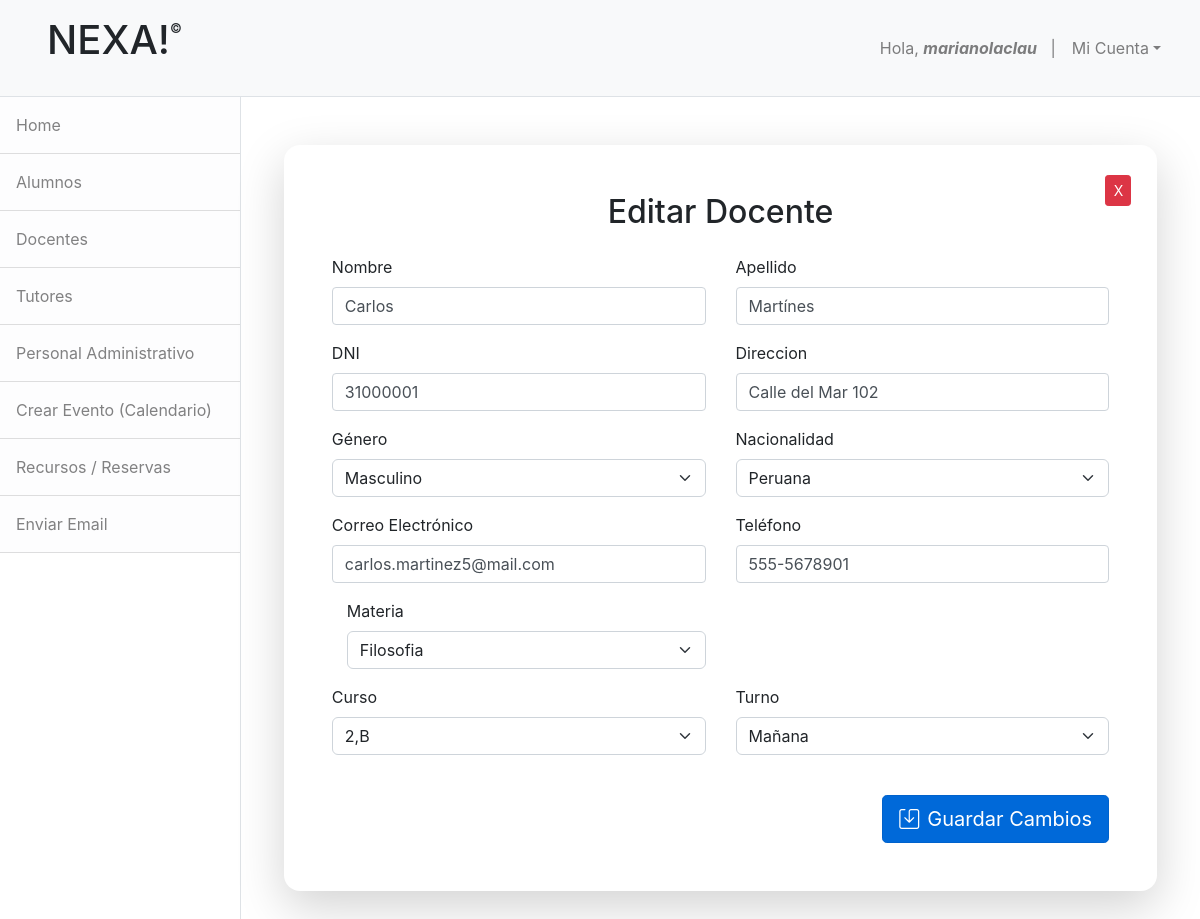
The page /editar_docente/87 (signed in) on the database its author committed.
### apps/administracion/models.py (models this page shows, shortened)
class Docente(models.Model):
    materia = models.ForeignKey('inscripciones.Materia',on_delete=models.CASCADE)
    nombre = models.CharField(max_length=50,null=False,blank=False)
    apellido = models.CharField(max_length=50,null=False,blank=False)
    email = models.EmailField()
    direccion = models.CharField(max_length=50,null=False,blank=False)
    genero = models.ForeignKey(Genero,on_delete=models.CASCADE)
    dni = models.CharField(max_length=20, unique=True)
    nacionalidad = models.ForeignKey(Nacionalidad,on_delete=models.CASCADE)
    telefono = models.CharField(max_length=80)
    turno = models.ForeignKey(Turno,on_delete=models.CASCADE)
    curso = models.ForeignKey('inscripciones.Curso',on_delete=models.CASCADE)

class Turno(models.Model):
    turno = models.CharField(max_length=50,null=False,blank=False)
    def __str__(self):
        return self.turno

### apps/inscripciones/views.py (the view, shortened to what this page needs)
# urls.py: path('editar_docente/<int:pk>',EditarDocente.as_view(),name='editar_docente'),
class EditarDocente(LoginRequiredMixin,UpdateView):
    model = Docente
    template_name = 'inscripcion/editar_docente.html'
    form_class = FormDocente
    success_url = reverse_lazy('lista_docente')

### apps/inscripciones/forms.py (shortened to what this page needs)
class FormDocente(ModelForm):
    class Meta:
        model = Docente
        fields = '__all__'
        widgets = {
                'fecha_nac': forms.DateInput(attrs={'type': 'date'}),
            }

### apps/administracion/models.py (called while the page is built)
    def __str__(self):
        return self.tipo

    def __str__(self):
        return self.pais

### apps/inscripciones/models.py (called while the page is built)
    def __str__(self):
        return f"{self.año},{self.division}"

    def __str__(self):
        return self.nombre

### apps/inscripciones/templates/inscripcion/editar_docente.html (shortened to what this page needs)
{% extends 'base.html' %}
{% load widget_tweaks %}
{% block nav %}
    {% include 'administracion/base_admin.html' %}
{% endblock %}
{% block content %}
  <div class="container mt-5">
    <div class="card p-5 shadow-lg">
        <a href="{% url 'lista_docente' %}" class="btn btn-sm btn-danger boton-cerrar">X</a>
        <h2 class="text-center mb-4">Editar Docente</h2>
        <form method="post" class="needs-validation" novalidate>
        <div class="row">
          <div class="col-md-6 mb-3">
            <label for="{{ form.nombre.id_for_label }}" class="form-label">Nombre</label>
            {% render_field form.nombre class="form-control" placeholder="Ingresa nombre" %}
          </div>
          <div class="col-md-6 mb-3">
            <label for="{{ form.apellido.id_for_label }}" class="form-label">Apellido</label>
            {% render_field form.apellido class="form-control" placeholder="Ingresa apellido" %}
          </div>
        </div>
        <div class="row">
          <div class="col-md-6 mb-3">
            <label for="{{ form.dni.id_for_label }}" class="form-label">DNI</label>
            {% render_field form.dni class="form-control" placeholder="Ingresa DNI" %}
          </div>
          <div class="col-md-6 mb-3">
            <label for="{{ form.direccion.id_for_label }}" class="form-label">Direccion</label>
            {% render_field form.direccion class="form-control" placeholder="Ingrese dirección" %}
          </div>
        </div>
        <div class="row">
          <div class="col-md-6 mb-3">
            <label for="{{ form.genero.id_for_label }}" class="form-label">Género</label>
            {% render_field form.genero class="form-select" %}
          </div>
          <div class="col-md-6 mb-3">
            <label for="{{ form.nacionalidad.id_for_label }}" class="form-label">Nacionalidad</label>
            {% render_field form.nacionalidad class="form-select" %}
          </div>
        </div>
        <div class="row">
          <div class="col-md-6 mb-3">
            <label for="{{ form.email.id_for_label }}" class="form-label">Correo Electrónico</label>
            {% render_field form.email class="form-control" placeholder="nombre@ejemplo.com" %}
          </div>
          <div class="col-md-6 mb-3">
            <label for="{{ form.telefono.id_for_label }}" class="form-label">Teléfono</label>
            {% render_field form.telefono class="form-control" placeholder="Ingresa número de teléfono" %}
          </div>
        </div>
        <div class="col-md-6 mb-3">
          <label for="{{ form.materia.id_for_label }}" class="form-label">Materia</label>
          {% render_field form.materia class="form-select" placeholder="Ingresa tu dirección" %}
        </div>
        <div class="row">
          <div class="col-md-6 mb-3">
            <label for="{{ form.curso.id_for_label }}" class="form-label">Curso</label>
            {% render_field form.curso class="form-select" %}
          </div>
          <div class="col-md-6 mb-3">
            <label for="{{ form.turno.id_for_label }}" class="form-label">Turno</label>
            {% render_field form.turno class="form-select" %}
          </div>
        </div>
        <div class="d-flex justify-content-end mt-4">
          <button type="submit" class="btn btn-primary btn-lg">
            <i class="bi bi-save me-2"></i>Guardar Cambios
          </button>
        </div>
      </form>
    </div>
  </div>
{% endblock %}

### apps/home/templates/base.html (shortened to what this page needs)
<!DOCTYPE html>
<html lang="en">
    <head>
        {% load static %}
        <link href="{% static 'home/css/bootstrap.css' %}" rel="stylesheet" />
        <link rel="stylesheet" href="https://cdn.jsdelivr.net/npm/bootstrap@5.2.3/dist/css/bootstrap.min.css">
        <link href="https://stackpath.bootstrapcdn.com/bootstrap/4.5.2/css/bootstrap.min.css" rel="stylesheet">
        <link href="{% static 'home/css/estilos.css' %}" rel="stylesheet" />
        <link href="{% static 'calendario/css/estilos.css' %}" rel="stylesheet" />
        <link href="{% static 'inscripciones/css/estilos.css' %}" rel="stylesheet" />
        <link href="https://cdn.jsdelivr.net/npm/bootstrap-icons/font/bootstrap-icons.css" rel="stylesheet">
    </head>
    <body>
        <nav class="navbar navbar-expand-lg navbar-light bg-light border-bottom">
            <div class="container-fluid">
                <h2><a href="#" class="nav-link"><h1>NEXA!<sup style="font-size:small;vertical-align: super;">&copy;</sup></h1>
                </a></h2>
               <div class="collapse navbar-collapse" id="navbarSupportedContent">
                    <ul class="navbar-nav ms-auto mt-2 mt-lg-0">
                        <li class="nav-item"><a class="nav-link" href="#!">Hola, <strong><em>{{user.username}}</em></strong>&nbsp;&nbsp;&nbsp;|</a></li>
                        <li class="nav-item dropdown">
                            <a class="nav-link dropdown-toggle" id="navbarDropdown" href="#" role="button" data-bs-toggle="dropdown" aria-haspopup="true" aria-expanded="false">Mi Cuenta</a>
                        </li>
                    </ul>
                </div>
            </div>
        </nav>
        <div class="d-flex" id="wrapper">
            {% block nav %}{% endblock %}
            <div id="page-content-wrapper">
                {% block content %}
                {% endblock %}
            </div>
        </div>
    </body>
</html>

### apps/home/static/home/css/estilos.css (style rules this page uses)
.card { border: none; border-radius: 1rem; margin: 3%; }
.btn-primary { background-color: #0069d9; border-color: #0062cc; }
.boton-cerrar { width: 3%; position: absolute; right: 3%; top: 4%; }

### rows shown on the page
Docente: nombre "Carlos", apellido "Martínes", dni "31000001", direccion "Calle del Mar 102", genero "Masculino", nacionalidad "Peruana", email "carlos.martinez5@mail.com", telefono "555-5678901", materia "Filosofia", curso "2,B"
Turno: turno "Mañana"

### other values the page prints
{{ user.username }} "marianolaclau"
